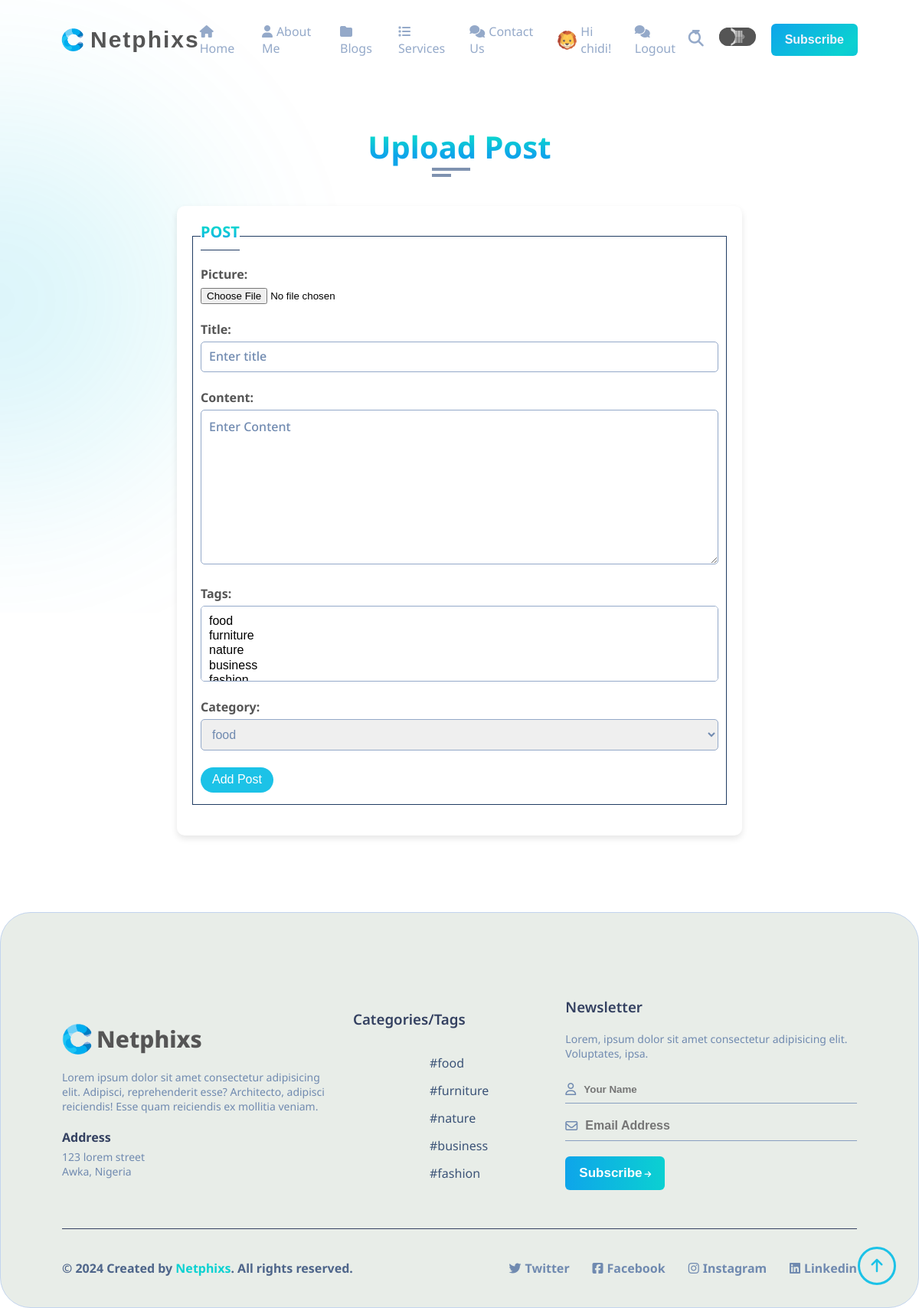
Page /post/newpost (signed in) on the committed database.
### core/models.py (models this page shows, shortened)
class Profile(models.Model):
    user = models.OneToOneField(User, on_delete=models.CASCADE, related_name="profile")
    name = models.CharField(max_length=50, null=True, blank=True)
    email = models.EmailField(max_length=50, null=True, blank=True)
    created = models.DateField(auto_now_add=True)
    image = models.ImageField(upload_to=user_directory_path, null=True, verbose_name='Picture', blank=True,
                              default="default.jpg")

### blog/models.py (models this page shows, shortened)
class Post(models.Model):
    id = models.UUIDField(primary_key=True, default=uuid.uuid4)
    title = models.CharField(max_length=255, verbose_name="Title")
    content = models.TextField(verbose_name="Content")
    picture = models.ImageField(upload_to=user_directory_path, verbose_name="Picture")
    tag = models.ManyToManyField(Tag, related_name="posts", verbose_name="Tags")
    category = models.CharField(max_length=255)
    author = models.ForeignKey(User, on_delete=models.CASCADE, related_name="posts")
    posted = models.DateTimeField(auto_now_add=True)
    likes = models.ManyToManyField(User, verbose_name='posts_likes', related_name='posts_likes')

class Tag(models.Model):
    title = models.CharField(max_length=255, verbose_name="Tag")
    image = models.ImageField(upload_to=user_directory_path, verbose_name="Tag Images")
    slug = models.SlugField(null=False, unique=True, default=uuid.uuid1)
    author = models.ForeignKey(User, on_delete=models.CASCADE, default=1)
    class Meta:
        verbose_name = "Tag"
        verbose_name_plural = "Tags"
    def __str__(self) -> str:
        return self.title

### blog/views.py (the view, shortened to what this page needs)
# urls.py: path('newpost', PostCreateView.as_view(), name='post-create'),
class PostCreateView(LoginRequiredMixin,CreateView):
    model = Post
    form_class = NewPostForm
    template_name = 'newpost.html'
    success_url = reverse_lazy('post-list')  # Adjust 'post-list' to match your URL name for the post list view
    def get_context_data(self, **kwargs):
        context = super().get_context_data(**kwargs)
        context['tags'] = Tag.objects.all()  # Pass all tags to the template
        context['category'] = Categorys.objects.all()  # Pass all categories to the template
        return context

### blog/forms.py
class NewPostForm(forms.ModelForm):
    title = forms.CharField(widget=forms.TextInput(attrs={'class': 'input', 'placeholder':'Title'}), required=True)
    content = forms.CharField(widget=forms.Textarea(attrs={'class': 'input', 'placeholder':'Content'}), required=True)
    categories = Categorys.objects.all().values_list('name', 'name')
    category = forms.ChoiceField(choices=categories, widget=forms.Select(attrs={'class': 'select', 'placeholder': 'Category'}), required=False)
    class Meta:
        model = Post
        fields = [ 'picture','title', 'content', 'tag', 'category']

### templates/newpost.html (shortened to what this page needs)
{% extends "base.html" %}
{% load static %}
{% block header %} {% include "header.html" %} {% endblock header %}
{% block content %}
  <section class="about section " >
    <div class="container">
      <div class="row bg-color">
        <div class="section-title padd-15" style="margin-bottom: -60px;">
          <h2>Upload Post</h2>
        </div>
      </div>
      <div class="row row-signup">
        <div class="content-section">
            <form action="{% url "post-create" %}" method="POST" enctype="multipart/form-data">
                <fieldset class="form-group">
                    <legend class="border-bottom textcolor">POST</legend>
                    <div>
                        <label for="id_picture">Picture:</label>
                        {{ form.picture }}
                      </div><br>
                      <div>
                        <label for="id_title">Title:</label>
                        {{ form.title }}
                      </div><br>
                      <div>
                        <label for="id_content">Content:</label>
                        {{ form.content }}
                      </div><br>
                      <div>
                        <label for="id_tag">Tags:</label>
                        {{ form.tag }}
                      </div><br>
                      <div>
                        <label for="id_category">Category:</label>
                        {{ form.category }}
                      </div><br>
                    <button type="submit" class="btn btn-primary">Add Post</button>
                </fieldset>
            </form>
        </div>
        </div>
      </div>
  </section>
{% endblock content %}
{% block footer %}{% include "footer.html" %}{% endblock footer %}

### templates/header.html (shortened to what this page needs)
{% load static %}
<header id="header">
    <nav class="container1 flex">
      <div class="logo flex">
        <div class="logoimg">
          <img src="{% static '' %}assests/images/img/logo.png" alt="" />
        </div>
        <a href="{% url "index" %}"><h1>Netphixs</h1></a>
      </div>
      <div class="navlist flex">
        <ul class="flex">
          <li><a href="{% url "index" %}" class="active"><i class="fa fa-home"></i>Home</a></li>
          <li><a href="{% url "about" %}"><i class="fa fa-user"></i>About Me</a></li>
          <li><a href="{% url "post-list" %}"><i class="fa-solid fa-folder"></i>Blogs</a></li>
          <li><a href="{% url "service" %}"><i class="fa fa-list"></i>Services</a></li>
          <li><a href="{% url "contact" %}"><i class="fa fa-comments"></i>Contact Us</a></li>
          {% if request.user.is_authenticated %}
          <li><a href="{% url 'profile' username=user.username %}" style="display: flex; align-items: center; gap: 5px;">
            <img src="{{user.profile.image.url}}" style="width: 25px; height: 25px; border-radius: 50%; " alt="" >
            <span>Hi {{user.username}}!</span>
          </a></li>
          {% endif %}
          <li class="dropdown" >
            {% if request.user.is_authenticated %}
            <a href="{% url 'logout' %}"><i class="fa fa-comments"></i>Logout</a>
            {% else %}
                <a href="{% url 'login' %}"><i class="fa fa-comments"></i>Login</a>
            {% endif %}
            <i class="fa fa-sort-desc dropdown-toggle" aria-hidden="true"></i>
          </li>
        </ul>
      </div>
      <div class="searchdarksub flex">
        <div class="searchbar">
          <i class="fa-solid fa-magnifying-glass"></i>
        </div>
        <div class="toggle-switch">
          <input
            type="checkbox"
            class="l toggle-checkbox"
            name="toggle-switch"
            id="toggleSwitch"
          />
        </div>
        <button class="btn-subs" ><a href="#footer">Subscribe</a></button>
      </div>
    </nav>
  </header>

### templates/footer.html (shortened to what this page needs)
{% load static %}
<footer class="container" id="footer">
    <section class="footersec flex">
      <div class="logofooter">
        <div class="logof">
          <a href="/" class="flex">
            <img src="{% static '' %}assests/images/img/logo.png" alt="" />
            <h1>Netphixs</h1>
          </a>
        </div>
        <p>
          Lorem ipsum dolor sit amet consectetur adipisicing elit. Adipisci,
          reprehenderit esse? Architecto, adipisci reiciendis! Esse quam
          reiciendis ex mollitia veniam.
        </p>
        <h4>Address</h4>
        <p>123 lorem street</p>
        <p>Awka, Nigeria</p>
      </div>
      <div class="categoriesfooter">
        <h3>Categories/Tags</h3>
        <div class="flex">
          <div class="catefbx">
            <ul class="catefbxa">
              {% for tag in tags|slice:":5" %}
              <li><a href="{% url "tags" tag.slug %}">#{{tag.title}}</a></li>
              {% endfor %}
          </div>
        </div>
      </div>
      <div class="newsletterfooter">
        <h3>Newsletter</h3>
        <p>
          Lorem, ipsum dolor sit amet consectetur adipisicing elit.
          Voluptates, ipsa.
        </p>
        <form action="{% url "newsletter" %}" method="POST" id="newsletter-form" class="flex">
          <div class="flex">
              <i class="fa-regular fa-user"></i>
              <input type="name" name="name" placeholder="Your Name" id="name" />
          </div>
          <div class="flex">
              <i class="fa-regular fa-envelope"></i>
              <input type="email" name="email" placeholder="Email Address" id="email" />
          </div>
          <button type="submit">
              Subscribe<i class="fa-solid fa-arrow-right"></i>
          </button>
      </form>
      </div>
    </section>
    <div class="themeauthor container flex">
      <div class="createdby">
        <h4>
          &copy; 2024 Created by
          <a href="/" target="_blank" title="">Netphixs</a>. All rights
          reserved.
        </h4>
      </div>
      <div class="social flex">
        <div class="social-icon">
          <a href="#" class="flex">
            <i class="fa-brands fa-twitter"></i>
            <h4>Twitter</h4>
          </a>
        </div>
        <div class="social-icon">
          <a href="#" class="flex">
            <i class="fa-brands fa-square-facebook"></i>
            <h4>Facebook</h4>
          </a>
        </div>
        <div class="social-icon">
          <a href="#" class="flex">
            <i class="fa-brands fa-instagram"></i>
            <h4>Instagram</h4>
          </a>
        </div>
        <div class="social-icon">
          <a href="#" class="flex">
            <i class="fa-brands fa-linkedin"></i>
            <h4>Linkedin</h4>
          </a>
        </div>
      </div>
    </div>
  </footer>
    <a class="back-to-top active" data-back-to-top aria-label="back-to-top" href="#top"><i class="fa fa-arrow-up" aria-hidden="true"></i></a>

### static/assests/css/home.css (style rules this page uses)
:root { --bg-black-900: #f2f2fc; --bg-black-100: #fdf9ff; --bg-black-50: #e8edf5; --text-black-900: #555; --text-black-700: #94a9c9; --bar-black-600: rgba(45, 46, 46, 0.35); --bar-black-500: rgba(0, 0, 0, 0.35); --bar-black-200: rgb(232, 222, 222); --bar-footer-bg: #040b14; }
* { padding: 0; margin: 0; box-sizing: border-box; }
body { font-family: Noto Sans, sans-serif; scroll-behavior: smooth; transition: 0.3s all; }
body::before, body::after { width: 500px; content: ""; z-index: -1; position: absolute; }
body::after { background: url("../images/svg/shadow-blue.svg") no-repeat 100% 0; height: 800px; left: 0; top: 0; }
.container1 { max-width: 1400px; margin: auto; justify-content: space-between; }
.container { position: relative; max-width: 1200px; margin: auto; }
a { text-decoration: none; }
li { list-style: none; }
.flex { display: flex; align-items: center; }
header { position: sticky; top: 0; padding: 30px; z-index: 9999; transition: 0.3s linear; }
header nav { position: relative; justify-content: space-between; padding: 0 50px; }
.back-to-top { position: fixed; border: 3px solid var(--skin-color); right: 30px; bottom: 30px; width: 50px; height: 50px; display: flex; align-items: center; z-index: 999; border-radius: 50%; justify-content: center; cursor: pointer; visibility: hidden; opacity: 0; transition: 0.3s all; }
.back-to-top.active { visibility: visible; opacity: 1; }
.back-to-top i { font-size: 20px; color: var(--skin-color); }
.logo { gap: 8px; }
.logoimg { width: 30px; height: 30px; }
.logoimg img { width: 100%; height: 100%; }
.logo a h1 { font-family: sans-serif; font-size: 30px; font-weight: 800; letter-spacing: 2px; color: var(--text-black-900); }
.navlist ul { gap: 20px; font-family: Noto Sans, sans-serif; display: flex; align-content: center; justify-content: space-between; }
nav { position: relative; }
.navlist ul li a { font-size: 16px; color: var(--text-black-700); display: block; gap: 10px; font-family: "Noto Sans" sans-serif, Arial; }
.navlist ul li { display: block; }
.navlist ul li i { margin-right: 5px; }
.padd-15 { padding-left: 10px; padding-right: 10px; }
.section-title { flex: 0 0 100%; max-width: 100%; background-color: e8e8e8; }
.section-title h2 { font-size: 40px; color: var(--text-black-900); font-weight: 700; position: relative; text-align: center; margin: 30px 0; background: linear-gradient(to top, #0ea5ea 30%, #0bd1d1 70%) 50%; -webkit-background-clip: text; -webkit-text-fill-color: transparent; }
.section-title h2::before { content: ""; height: 4px; width: 50px; background-color: #7f92b0; position: absolute; top: 100%; left: 47%; }
.section-title h2::after { content: ""; height: 4px; width: 25px; background-color: #7f92b0; position: absolute; top: 100%; left: 47%; margin-top: 8px; }
.flex { display: flex; }
.row { display: flex; flex-wrap: wrap; margin-left: -15px; margin-right: -15px; position: relative; margin-bottom: 30px; }
.btn { font-size: 16px; font-weight: 500; padding: 7.5px 15px; color: white; border-radius: 40px; display: inline-block; white-space: nowrap; border: none; background-color: var(--skin-color); transition: all 0.3s ease; }
a { cursor: pointer; }
.dropdown { display: inline-block; position: relative; }
.dropdown .dropdown-toggle { position: absolute; top: 0; right: -20px; color: var(--text-black-700); }
.row-signup { display: flex; align-items: center; justify-content: center; min-height: 100%; margin-bottom: 50px; }
.btn { cursor: pointer; margin: 0 0 15px; }

### static/assests/css/skin/color-1.css (style rules this page uses)
:root { --skin-color: #1cc2e7; }

### static/assests/css/darkmode.css (style rules this page uses)
:root { --bg-black-900-1: #0f172a; --bg-black-100-1: #222222; --bg-black-50-1: #393939; --text-black-900-1: #ffffff; --text-black-700-1: #e9e9e9; --bar-black-600-1: rgba(45, 46, 46, 0.35); --bar-black-500-1: rgba(139, 136, 184, 0.35); --bar-black-500-1: rgba(139, 136, 184, 0.35); --bar-footer-1: #040b14; }

### rows in the picture
Tag: title "food"
Tag: title "furniture"
Tag: title "nature"
Tag: title "business"
Tag: title "fashion"

### other values in the picture
{{ user.username }} "chidi"
